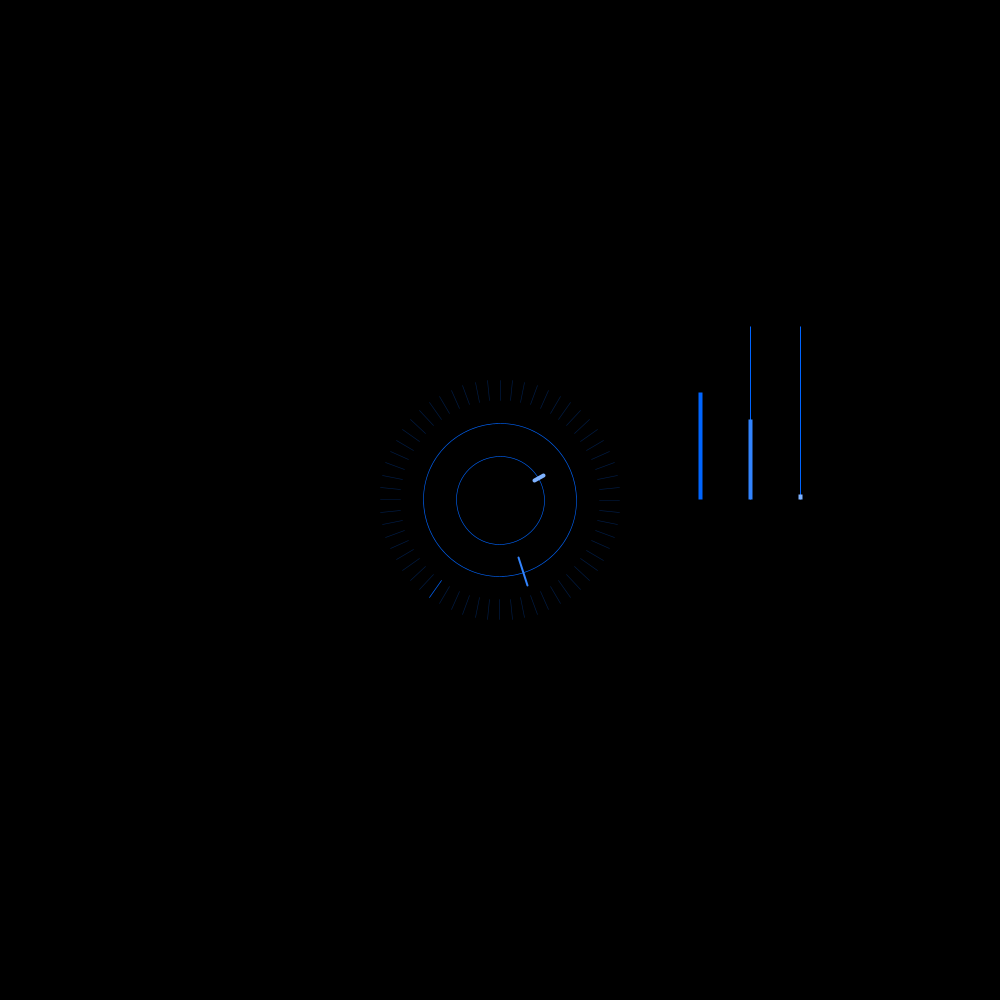
Frame 1 (no input)
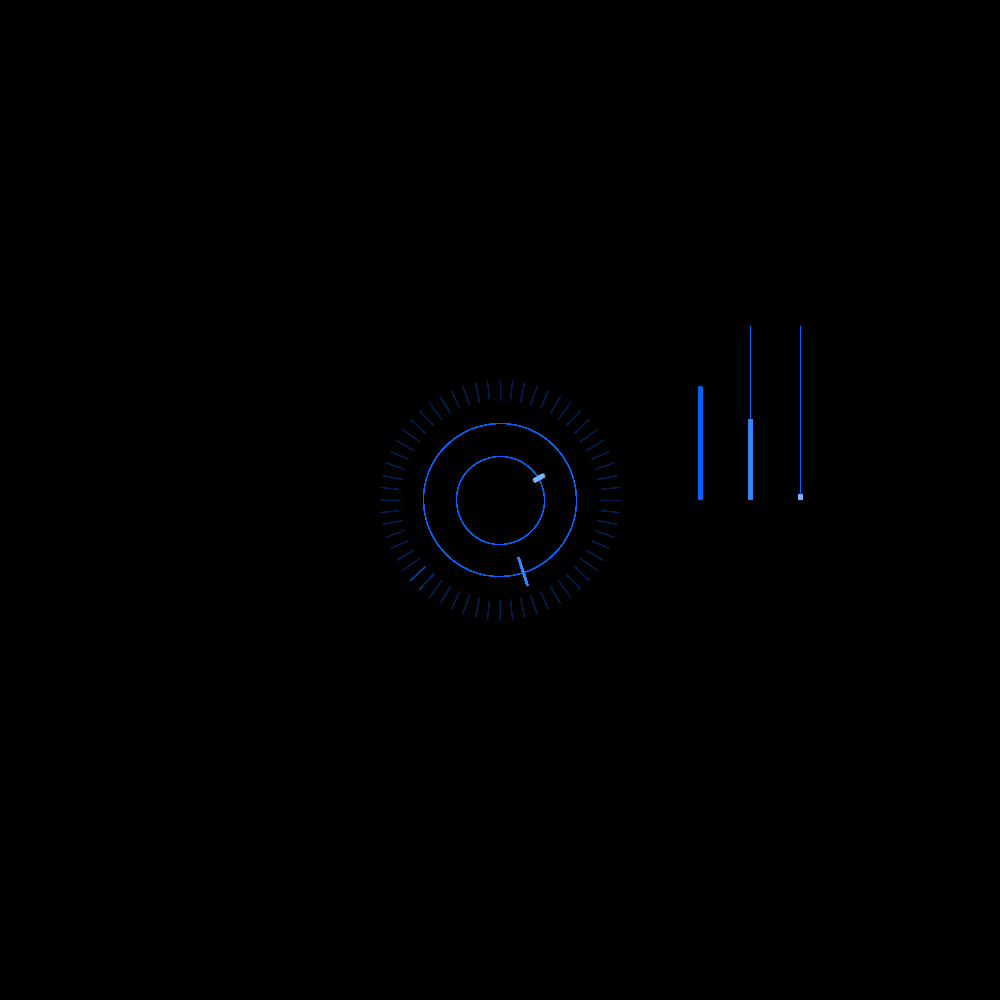
Frame 60 (the mouse pressed at the canvas centre just before this capture)
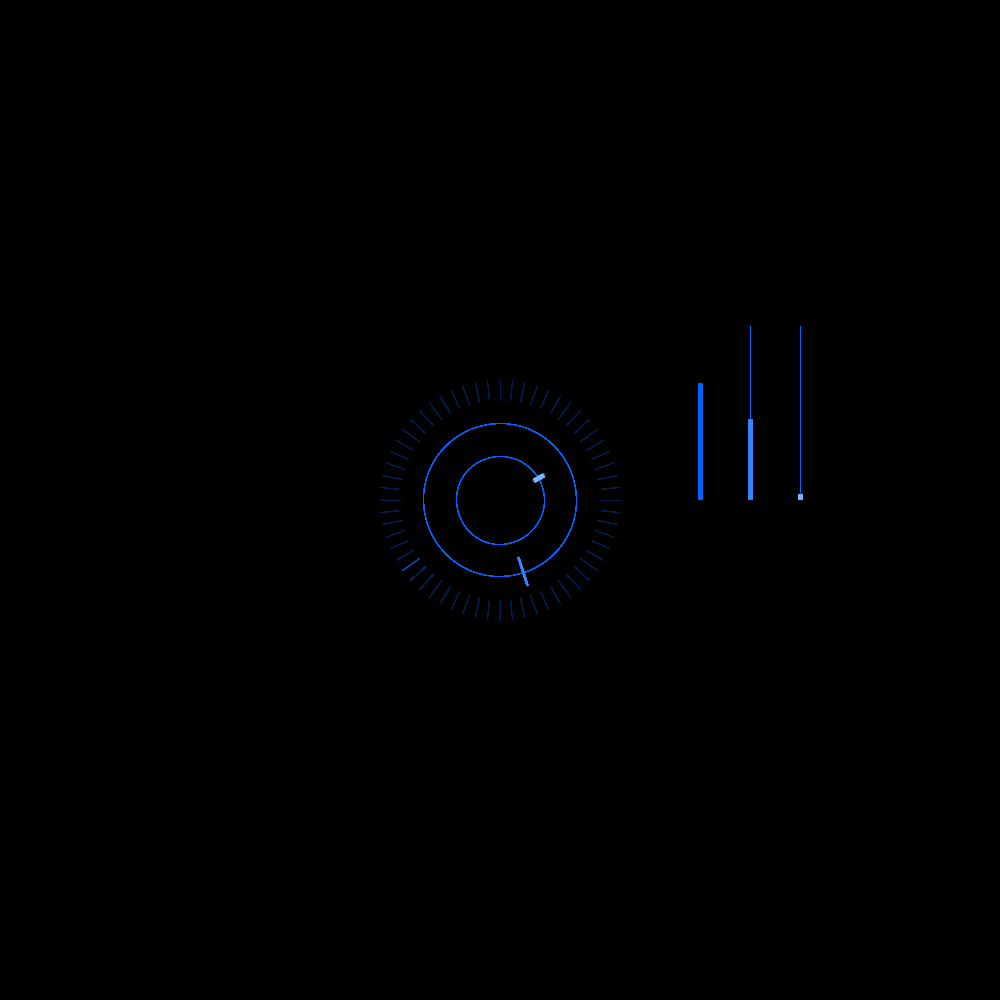
Frame 120 (the mouse held since frame 60 and released just before this capture)

The Processing sketch that drew these frames (run headless with seeded random() and noise(); from frame 60 on, the mouse is pressed at the canvas centre):

// Processing sketch: processing_72109
// ── processing_72109.pde

int hours;
int minutes;
int seconds;

void setup() {
  size(1000, 1000);
  colorMode(HSB, 100);
  background(0, 0, 0);
  strokeCap(ROUND);
  smooth();
}

void draw() {

  // get system variables
  hours = hour();
  minutes = minute();
  seconds = second();

  println(hours + " " + minutes + " " + seconds);

  // fix for 24 hour clock
  if (hours > 12) {
    hours -= 12;
  }

  //clear
  fill(0, 0, 0, 1);
  rect(-10, -10, 1200, 1200); 

  // center sketch
  translate(500, 500);
  rotate(radians(90));
  noFill();

  /////////// GUIDES

  strokeWeight(.6);


  //guides - seconds - hashmarks
  for (int secondsGuides = 0; secondsGuides < 60; secondsGuides++) {
    stroke(60, 100, 30);
    pushMatrix();
    rotate(radians(6*secondsGuides));
    line(-100, 0, -120, 0);
    popMatrix();
  }

  stroke(60, 100, 100);

  strokeWeight(.6);

  //guides - seconds - ellipse
  //ellipseMode(CENTER);
  //ellipse(0,0,243,243);


  // guides - minutes - ellipse
  ellipseMode(CENTER);
  ellipse(0, 0, 153, 153);

  // guides - hours - ellipse
  ellipseMode(CENTER);
  ellipse(0, 0, 88, 88);

  ////////////////GUIDES

  // hour hand
  strokeWeight(4);
  stroke(60, 50, 100);
  pushMatrix();
  rotate(radians(30 * hours));  // 30 * 12 = 360 degrees
  line(-40, 0, -50, 0);
  popMatrix();

  // minute hand
  strokeWeight(2);
  stroke(60, 80, 100);
  pushMatrix();
  rotate(radians(6 * minutes));
  line(-60, 0, -90, 0);
  popMatrix();

  // second hand
  strokeWeight(.6);
  stroke(60, 100, 100);
  pushMatrix();
  rotate(radians(6 * seconds));
  line(-100, 0, -120, 0);
  popMatrix();
  
  ///////LINES
  
         // second hand
  strokeWeight(4);
  strokeCap(SQUARE);
  stroke(60, 100, 100);
  pushMatrix();
  line(-1, -200, -3 * seconds, -200);
  popMatrix(); 
  
         // minute hand - GUIDE
  strokeWeight(1);
  strokeCap(SQUARE);
  stroke(60, 100, 100);
  pushMatrix();
  line(-1, -250, -174, -250);
  popMatrix();   
     
     // minute hand
  strokeWeight(4);
  strokeCap(SQUARE);
  stroke(60, 80, 100);
  pushMatrix();
  line(-1, -250, -3 * minutes, -250);
  popMatrix();
     
      // hours hand - GUIDE
  strokeWeight(1);
  strokeCap(SQUARE);
  stroke(60, 100, 100);
  pushMatrix();
  line(-1, -300, -174, -300);
  popMatrix();   
     
     // hours hand
  strokeWeight(4);
  strokeCap(SQUARE);
  stroke(60, 50, 100);
  pushMatrix();
  line(-1, -300, -3 * hours, -300);
  popMatrix();
  

  
  
}
